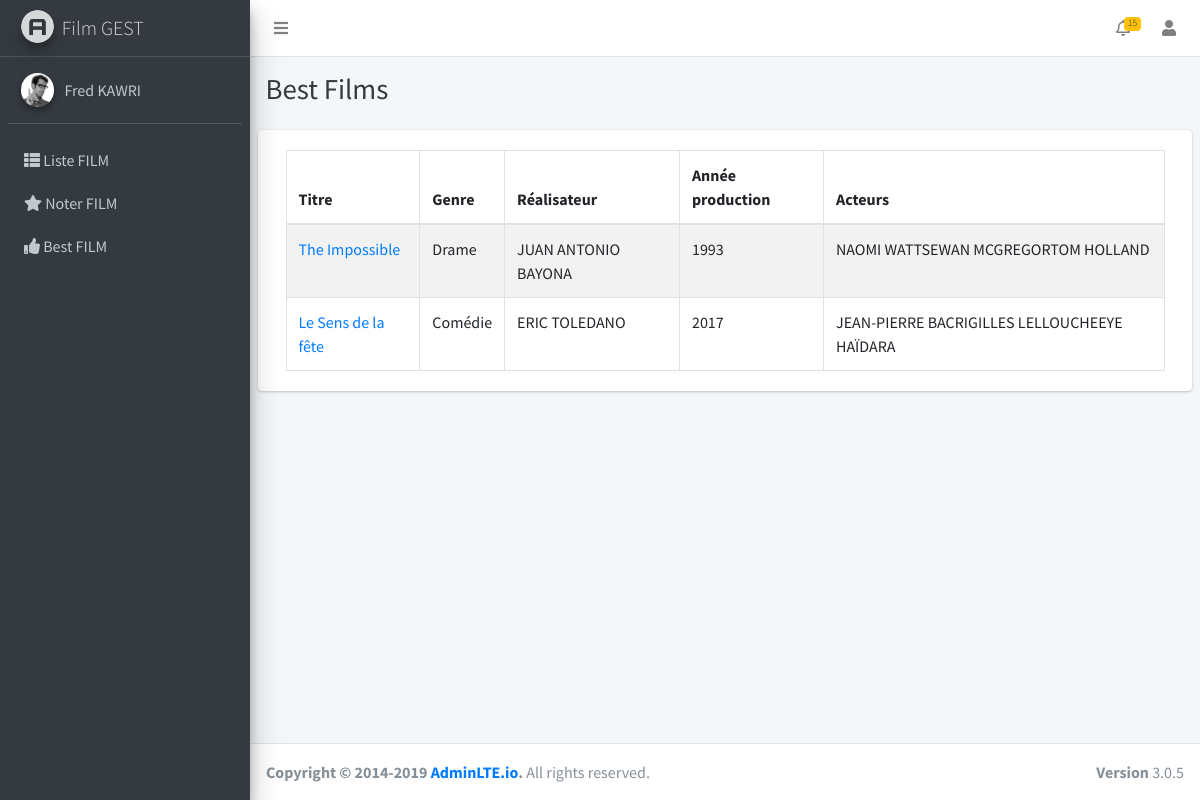
The app's page /best.php (signed in) with its own data.
### tables this page shows
CREATE TABLE `films` (
  `id` int(11) NOT NULL,
  `realisateur_id` int(11) NOT NULL,
  `titre` varchar(255) NOT NULL,
  `genre` varchar(255) NOT NULL,
  `annee_production` int(11) NOT NULL
);

CREATE TABLE `realisateurs` (
  `id` int(11) NOT NULL,
  `nom_prenom` varchar(255) NOT NULL,
  `date_naissance` date DEFAULT NULL
);

### src/best.php (the view, shortened to what this page needs)
<?php include 'header.php';?>
<div class="content-wrapper">
	<div class="content-header">
	  <div class="container-fluid">
		<div class="row mb-2">
		  <div class="col-sm-6">
			<h1 class="m-0 text-dark">Best Films</h1>
		  </div>
		  <div class="col-sm-6">
		  </div>
		</div>
	  </div>
	</div>
	<section class="content">
	  <div class="container-fluid">
		<div class="row">
			<div class="card card-default color-palette-box col-md-12">
			  <div class="card-body">
				 <table id="produitTable" class="table table-bordered table-striped">
					<thead>
						<tr>
							<th>Titre </th>
							<th>Genre</th>
							<th>Réalisateur</th>
							<th>Année production</th>
							<th>Acteurs</th>
						</tr>
					</thead>
					<tbody>
						<?php
						$field5name='';
						$query = "SELECT * FROM films f
								JOIN realisateurs r ON r.id = f.realisateur_id
								JOIN ratings P ON f.id = P.film_id
								GROUP By P.film_id
								ORDER BY P.rating DESC  ";
						if ($result = $conn->query($query)) {
							while ($row = $result->fetch_assoc()) {
								$field1name = $row["titre"];
								$field2name = $row["genre"];
								$field3name = $row["nom_prenom"];
								$field4name = $row["annee_production"];
								$query1="select * from films f ,acteurs a,films_acteurs fa where f.id =fa.films_id and a.id= fa.acteurs_id and f.id=".$row["id"];
								if ($result1 = $conn->query($query1)) {
								while ($row2 = $result1->fetch_assoc()) {
								 $field5name.= $row2["nom_prenom"];
								}
								}
								echo '<tr>
										  <td><a href="show.php?id='.$row['id'].'" alt="show">'.$field1name.'</a></td>
										  <td>'.$field2name.'</td>
										  <td>'.$field3name.'</td>
										  <td>'.$field4name.'</td>
										  <td>'.$field5name.'</td>
									  </tr>';
								$field5name='';
							}
						}
						?>
					</tbody>
				</table>
			  </div>
			</div>
		</div>
	</section>
</div>
<?php include 'footer.php';?>

### src/star/style.css (style rules this page uses)
.content { border: 0px solid black; border-radius: 3px; padding: 5px; margin: 0 auto; }

### records on screen
films: titre "The Impossible", genre "Drame", realisateur.nom_prenom "JUAN ANTONIO BAYONA", annee_production "1993", field5name "NAOMI WATTSEWAN MCGREGORTOM HOLLAND"
films: titre "Le Sens de la fête", genre "Comédie", realisateur.nom_prenom "ERIC TOLEDANO", annee_production "2017", field5name "JEAN-PIERRE BACRIGILLES LELLOUCHEEYE HAÏDARA"

### other values on screen
$_SESSION['nom_prenom'] "Fred KAWRI"
